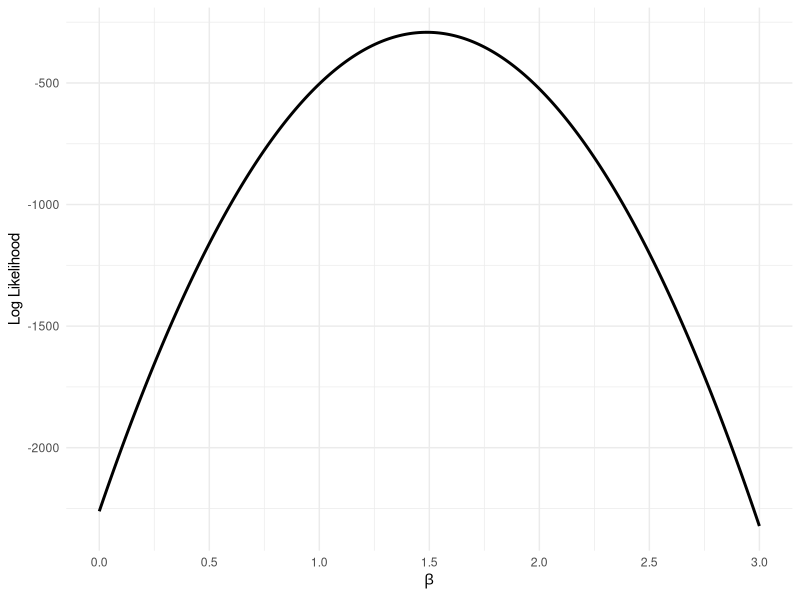
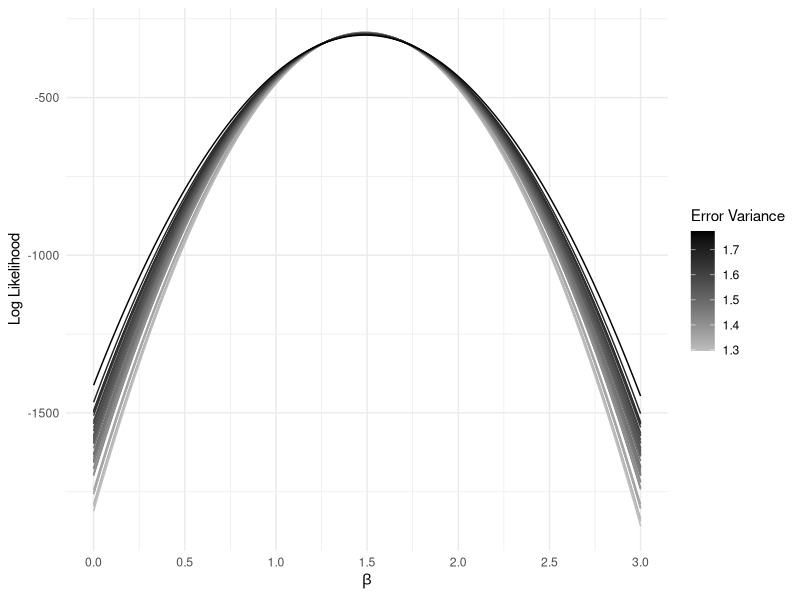

Generate these figures, in order, with R:
#' ---
#' title: "Visualizing Likelihood"
#' author: Pavan Gurazada
#' output: github_document
#' ---

#' last update: Sun Apr 15 11:59:09 2018

library(tidyverse)

set.seed(20130810)
theme_set(theme_minimal())

#' Generate some data to play with

x <- rnorm(200, 0, 3)
y <- 1.5 * x + rnorm(200, 0, 1)

sim_df <- data.frame(id = 1:200, x, y)
glimpse(sim_df)

#' In this case we have a clear closed form solution for the likelihood of
#' observing the data, since the `y`'s are drawn from a normal distribution with
#' mean `bx`, where `b = 1.5`.

log_likl <- function(b, v, data_df) {
  return(sum(dnorm(data_df$y, mean = b*data_df$x, sd = sqrt(v), log = TRUE)))
}

test <- data.frame(x = c(1, 1, 4), y = c(2.0, 1.8, 6.3))
log_likl(b = 1.8, v = 1, test)
log_likl(b = 0.5, v = 1, test)

#' Now, we can vary the coefficient `b`

b <- seq(0, 3, length.out = 500) # consider 500 values for b between 0 and 3
ll <- map_dbl(b, log_likl, 1, sim_df)

coefs <- data.frame(beta = b, 
                    log_likelihood = map_dbl(b, log_likl, 1, sim_df))
glimpse(coefs)

ggplot(coefs) +
  geom_line(aes(x = beta, y = log_likelihood), size = 1) +
  scale_x_continuous(breaks = seq(0, 3, 0.5), 
                     name = expression(beta)) +
  scale_y_continuous(name = "Log Likelihood")

#' Essentially we do a grid search on the likelihood along the range 0 - 3 and
#' choose the maximum likelihood estimate. In this case the maximum likelihood
#' estimate can be seen as the highest point in the above plot (since log
#' likelihood values are negative).
#'
#' In the analysis above the true error variance was fixed at 1. We can allow
#' the error variances to vary too. So let us vary the coef `b` as before and
#' also vary the variance as drawn from a normal distribution from a mean 1.5
#' and sd 0.1. Let us put together a parameter grid comprising of 500 values of
#' `b` and 50 values of `v`. This gives us 25,000 points in the parameter space.
#' The best choice will be one for which the likelihood is maximized.

params <- expand.grid(b = seq(0, 3, length.out = 500),
                      v = rnorm(n = 50, mean = 1.5, sd = 0.1))

glimpse(params)

ll <- pmap_dbl(as.list(params), log_likl, sim_df)

results <- bind_cols(params, data.frame(ll))
glimpse(results)

dev.new()
ggplot(results) +
  geom_line(aes(x = b, y = ll, group = v, color = v)) +
  scale_x_continuous(breaks = seq(0, 3, 0.5), 
                     name = expression(beta)) +
  scale_y_continuous(name = "Log Likelihood") +
  scale_color_continuous(low = "grey", high = "black") +
  labs(color = "Error Variance")
